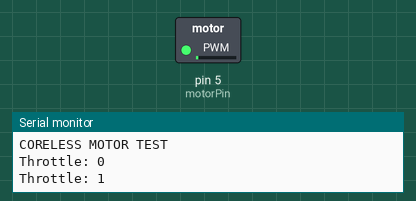
A sketch run on a simulated Arduino Uno, built with avr-gcc and run on an emulated ATmega328P. Shown: switched loads named in the sketch (green lamp = pin HIGH), the last lines printed to the serial monitor.

Above: at 0.05 s.
At 4.75 s:
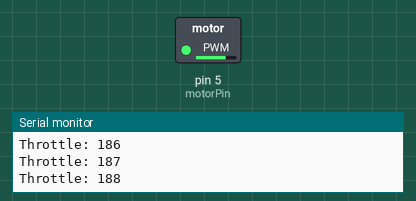
At 9.45 s:
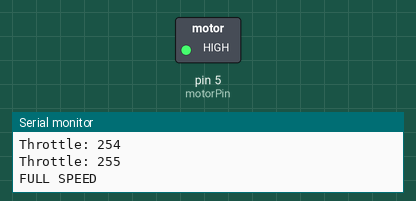
At 14.65 s:
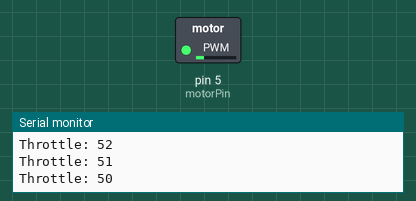
Timing chart, 0 to 24.6 s (numbered marks = the images above):
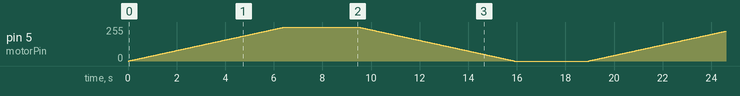

The sketch:

pwm_testno.ino
```cpp
// Battery GND
// MOSFET Source
// Arduino GND
// 9600 baund
// battery - 3.3v
// mAh - more and more

// motor increase -> motor decrease -> next loop

const int motorPin = 5;

int throttle = 0;

void setup() {

  pinMode(motorPin, OUTPUT);

  Serial.begin(9600);

  Serial.println("CORELESS MOTOR TEST");
}

void loop() {

  // =========================
  // START MOTOR SLOWLY
  // =========================

  for(throttle = 0; throttle <= 255; throttle++) {

    analogWrite(motorPin, throttle);

    Serial.print("Throttle: ");
    Serial.println(throttle);

    delay(25);
  }

  // =========================
  // FULL SPEED HOLD
  // =========================

  Serial.println("FULL SPEED");

  delay(3000);

  // =========================
  // SLOW DOWN
  // =========================

  for(throttle = 255; throttle >= 0; throttle--) {

    analogWrite(motorPin, throttle);

    Serial.print("Throttle: ");
    Serial.println(throttle);

    delay(25);
  }

  Serial.println("STOPPED");

  delay(3000);
}
```
